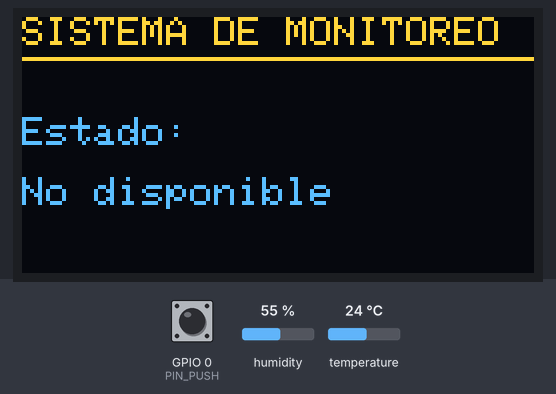
Bench run of a sketch on a simulated ESP32. Parts: 128×64 one-colour display. Inputs (shaded band) come from the test bench; at power-on: GPIO 0 (PIN_PUSH) HIGH, humidity 55 %, temperature 24 °C. The OLED is the two-colour kind (top 16 rows yellow); WiFi joins after 1.5 s; servers stay silent unless stated; random numbers use the default seed unless the sketch sets one; what the sketch prints to the serial monitor is not drawn.

Above: at 2.7 s.
2.8 s: GPIO 0 (PIN_PUSH) pulled LOW for 0.15 s
At 3.9 s:
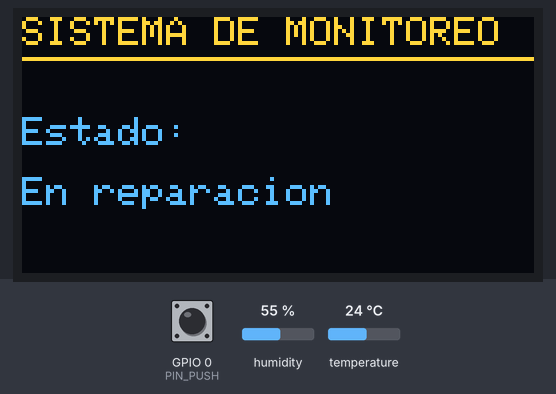
4.4 s: GPIO 0 (PIN_PUSH) pulled LOW for 1 s
At 4.8 s:
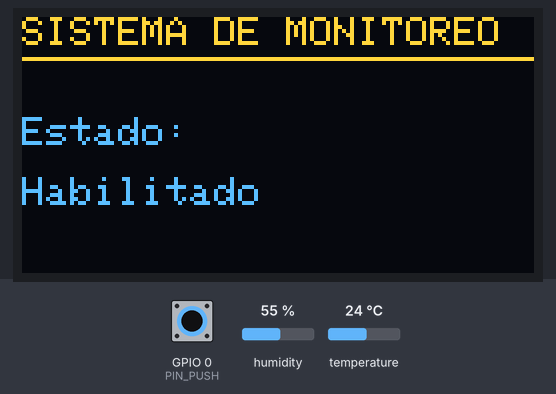
6.9 s: GPIO 0 (PIN_PUSH) pulled LOW for 0.15 s
At 8.1 s:
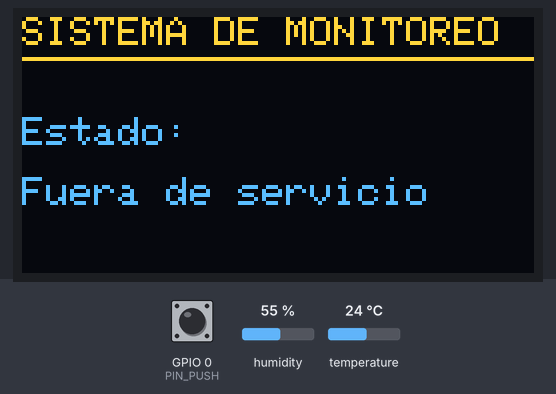
8.5 s: GPIO 0 (PIN_PUSH) pulled LOW for 3.2 s
At 9.3 s:
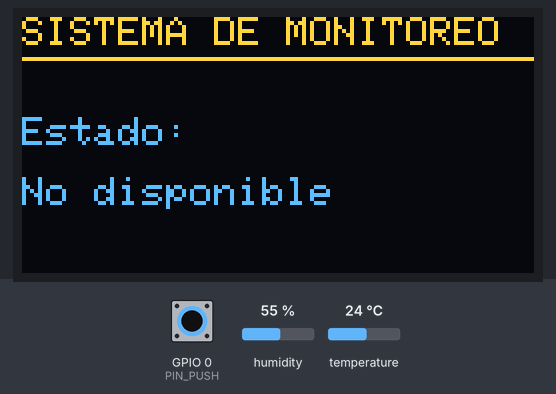
13.2 s: GPIO 0 (PIN_PUSH) pulsed LOW 5 times (0.12 s each, 0.3 s apart)
At 15.8 s:
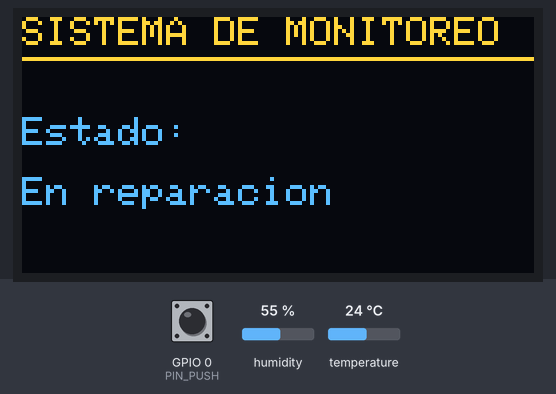
17.8 s: GPIO 0 (PIN_PUSH) driven LOW
At 19.3 s:
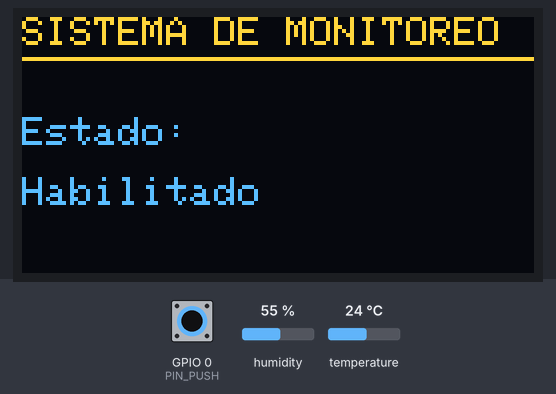
Timing chart, 0 to 20.8 s (numbered marks = the images above; inputs shaded):
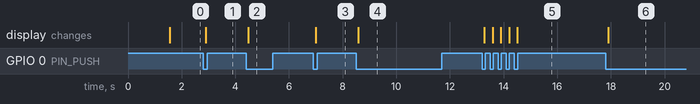

The sketch:

TP2_IoT_4K4_2026_.ino
```cpp
#include <WiFi.h>
#include <ThingSpeak.h>
#include <DHT.h>
#include <Adafruit_GFX.h>
#include <Adafruit_SSD1306.h>

// --- CONFIGURACIÓN WIFI Y THINGSPEAK ---
const char* ssid = "Wokwi-GUEST";
const char* password = "";
unsigned long Channel = 3365192;
const char* APIKey = "DYFY685KO34CWYFS";
WiFiClient client;

// --- PINES Y SENSORES ---
#define DHTPIN 33
#define DHTTYPE DHT22
DHT dht(DHTPIN, DHTTYPE);
#define PIN_PUSH 0
#define I2C_ADDRESS 0x3C
Adafruit_SSD1306 display(128, 64, &Wire, -1);

// --- ESTADO ---
const char* estados[] = {"No disponible", "En reparacion", "Habilitado", "Fuera de servicio"};
int indiceEstado = 0;
unsigned long ultimaVezThingSpeak = 0;
const unsigned long intervaloThingSpeak = 16000;
bool btnAnt = HIGH;

void setup() {
  Serial.begin(115200);
  dht.begin();
  Wire.begin(21, 22);

  if (!display.begin(SSD1306_SWITCHCAPVCC, I2C_ADDRESS)) {
    Serial.println("Error al iniciar OLED");
    while (1);
  }
  display.clearDisplay();
  display.setTextSize(1);
  display.setTextColor(WHITE);

  Serial.print("Conectando a WiFi...");
  WiFi.begin(ssid, password);
  while (WiFi.status() != WL_CONNECTED) {
    delay(500);
    Serial.print(".");
  }
  Serial.println("\nWiFi conectado!");
  ThingSpeak.begin(client);
  pinMode(PIN_PUSH, INPUT_PULLUP);
}

void loop() {
  unsigned long ahora = millis();

  // 1. PULSADOR
  bool btnAct = digitalRead(PIN_PUSH);
  if (btnAct == LOW && btnAnt == HIGH) {
    delay(50);
    indiceEstado = (indiceEstado + 1) % 4;
    Serial.print("Estado cambiado a: ");
    Serial.println(estados[indiceEstado]);
  }
  btnAnt = btnAct;

  // 2. DISPLAY
  display.clearDisplay();
  display.setCursor(0, 0);
  display.println("SISTEMA DE MONITOREO");
  display.drawLine(0, 10, 127, 10, WHITE);
  display.setCursor(0, 25);
  display.print("Estado: ");
  display.setCursor(0, 40);
  display.println(estados[indiceEstado]);
  display.display();

  // 3. THINGSPEAK cada 16 segundos
  if (ahora - ultimaVezThingSpeak >= intervaloThingSpeak) {
    float t = dht.readTemperature();
    float h = dht.readHumidity();
    long valorAleatorio = random(100, 501);
    unsigned long segundosUptime = ahora / 1000;

    if (isnan(t) || isnan(h)) {
      Serial.println("Error al leer DHT!");
      t = 0.0; h = 0.0;
    }

    ThingSpeak.setField(1, (float)valorAleatorio);
    ThingSpeak.setField(2, t);
    ThingSpeak.setField(3, h);
    ThingSpeak.setField(4, (long)segundosUptime);
    ThingSpeak.setStatus(estados[indiceEstado]);

    int respuesta = ThingSpeak.writeFields(Channel, APIKey);

    Serial.println("\n--- Enviando a ThingSpeak ---");
    Serial.printf("Aleatorio: %ld\n", valorAleatorio);
    Serial.printf("Temp: %.2f C\n", t);
    Serial.printf("Hum: %.2f %%\n", h);
    Serial.printf("Uptime: %lu seg\n", segundosUptime);
    Serial.printf("Estado: %s\n", estados[indiceEstado]);

    if (respuesta == 200) {
      Serial.println(">> Datos grabados correctamente.");
    } else {
      Serial.print(">> ERROR al grabar. Codigo: ");
      Serial.println(respuesta);
    }
    ultimaVezThingSpeak = ahora;
  }
}
```

Measured:
- after the input at 2.8 s, the display: changes after 0.09 s (image 1)
- after the input at 4.4 s, the display: changes after 0.08 s (image 2)
- after the input at 6.9 s, the display: changes after 0.10 s (image 3)
- after the input at 8.5 s, the display: changes after 0.09 s (image 4)
- after the input at 13.2 s, the display: changes after 0.08 s (image 5)
- after the input at 17.8 s, the display: changes after 0.10 s (image 6)
